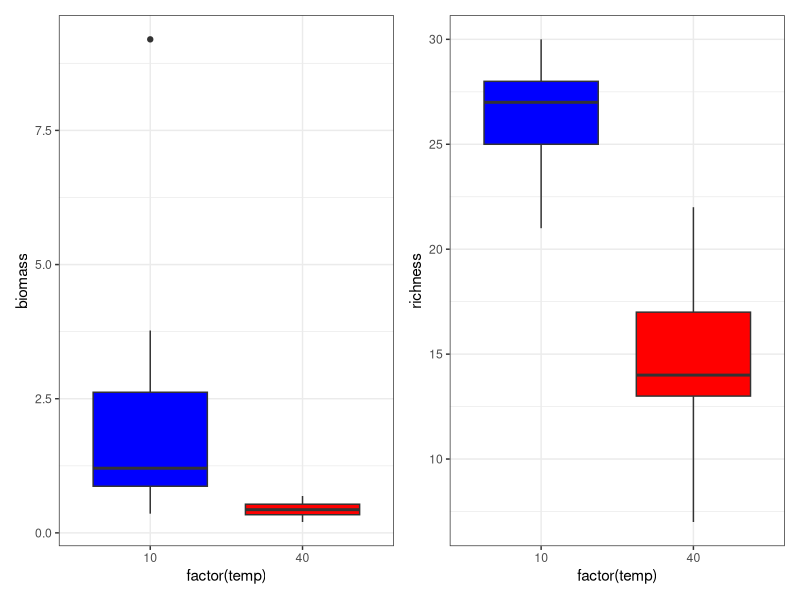
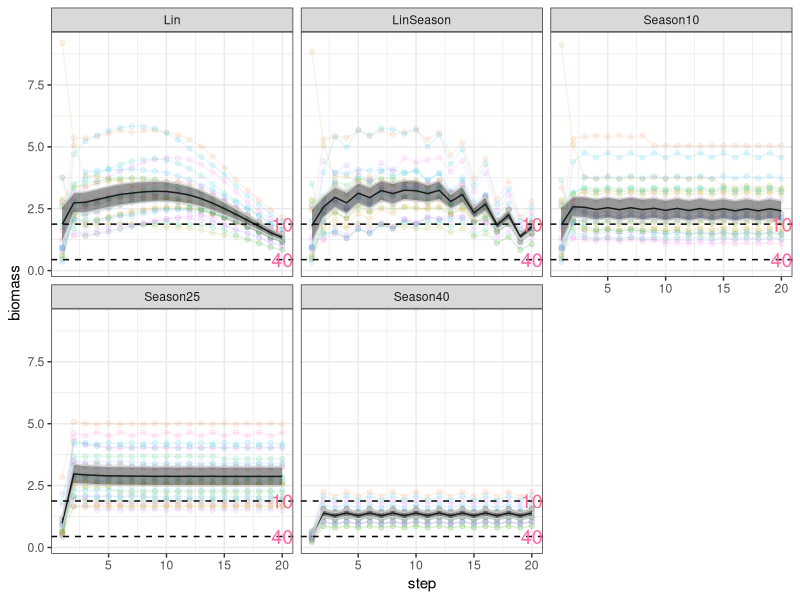
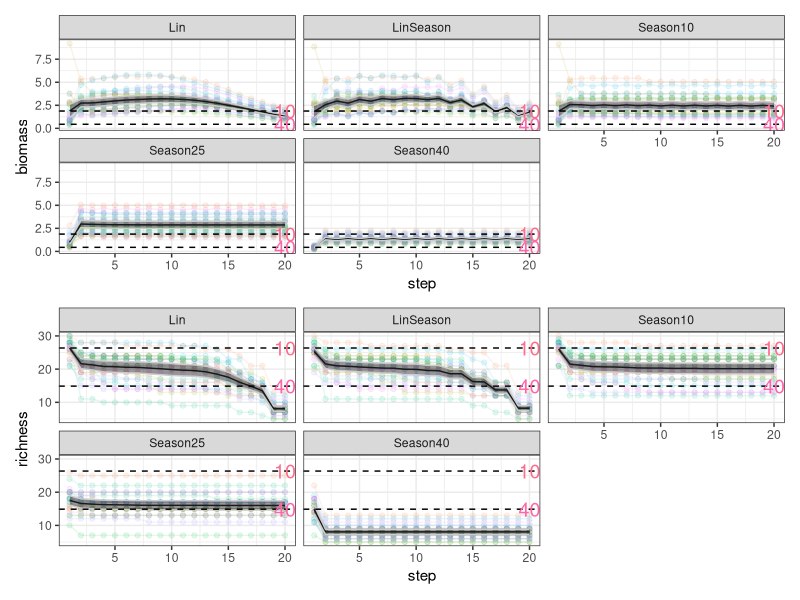
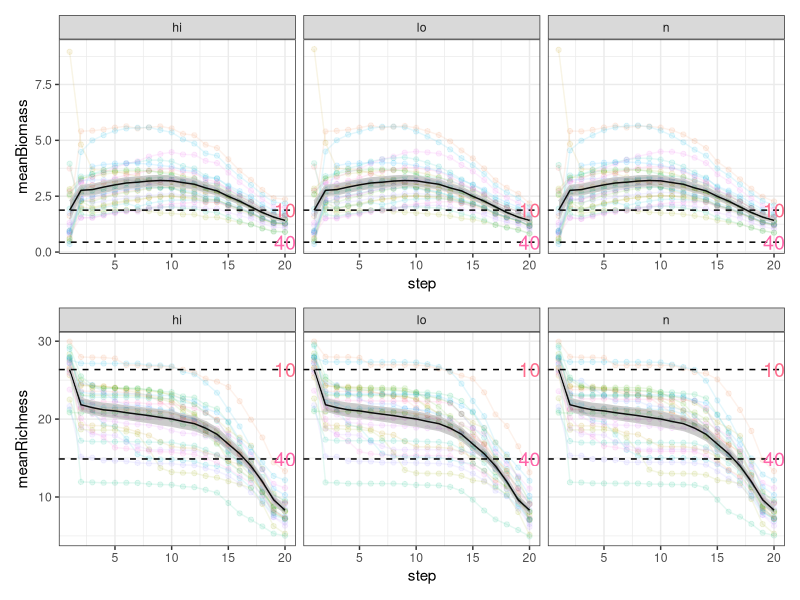
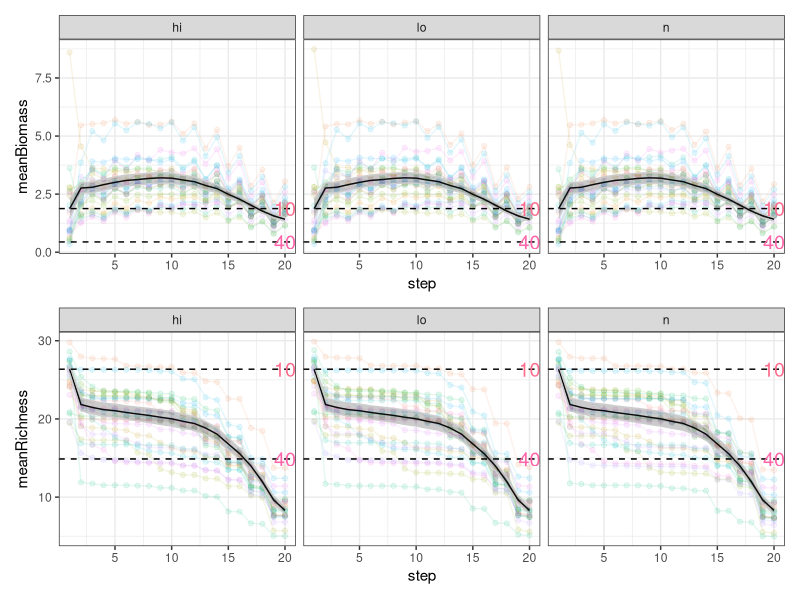
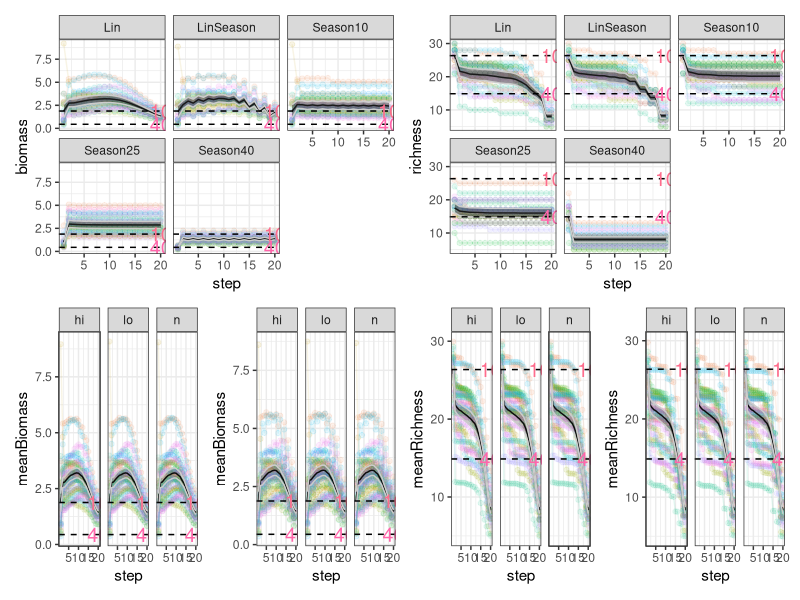

Reproduce these figures in R, in order. (Note: this script raises an error after producing the figures.)
library(tidyverse)
library(patchwork)

# Data Sets ----------------------------------------

## reference 10/40 ----
fix10 <- read_csv("temp10Cons.csv") %>% 
  mutate(fw = factor(fw)) %>%
  mutate(temp = temp - 273.15)
fix40 <- read_csv("temp40Cons.csv") %>% 
  mutate(fw = factor(fw)) %>% 
  mutate(temp = temp - 273.15)

## Lin is linear change ----
Lin <- read_csv("tempLinRun.csv") %>% 
  mutate(fw = factor(fw)) %>% 
  mutate(temp = temp - 273.15)

## Seasonal change at 20, 30, 40 ----

Season10 <- read_csv("tempSeason10.csv") %>% 
  mutate(fw = factor(fw)) %>% 
  mutate(temp = temp - 273.15)

Season25 <- read_csv("tempSeason25.csv") %>% 
  mutate(fw = factor(fw)) %>% 
  mutate(temp = temp - 273.15)

Season40 <- read_csv("tempSeason40.csv") %>% 
  mutate(fw = factor(fw)) %>% 
  mutate(temp = temp - 273.15)

## Season + Linear ----

LinSeason <- read_csv("tempLinSeason.csv") %>% 
  mutate(fw = factor(fw)) %>% 
  mutate(temp = temp - 273.15)

## Lin + Variation ----

LinVar_n <- read_csv("tempLinVar_n.csv") %>% 
  mutate(fw = factor(fw)) %>% 
  mutate(temp = temp - 273.15) %>% 
  # fws = 25; 1000 =  50reps of 20 temps
  mutate(replicate = rep(1:25, each = 1000))

LinVar_lo <- read_csv("tempLinVar_lo.csv") %>% 
  mutate(fw = factor(fw)) %>% 
  mutate(temp = temp - 273.15) %>% 
  # fws = 25; 1000 =  50reps of 20 temps
  mutate(replicate = rep(1:25, each = 1000))

LinVar_hi <- read_csv("tempLinVar_hi.csv") %>% 
  mutate(fw = factor(fw)) %>% 
  mutate(temp = temp - 273.15) %>% 
  # fws = 25; 1000 =  50reps of 20 temps
  mutate(replicate = rep(1:25, each = 1000))

## Lin + Season + Variation ----

LinVarSeason_n <- read_csv("tempLinVarSeason_n.csv") %>% 
  mutate(fw = factor(fw)) %>% 
  mutate(temp = temp - 273.15) %>% 
  # fws = 25; 1000 =  50reps of 20 temps
  mutate(replicate = rep(1:25, each = 1000))

LinVarSeason_lo <- read_csv("tempLinVarSeason_lo.csv") %>% 
  mutate(fw = factor(fw)) %>% 
  mutate(temp = temp - 273.15) %>% 
  # fws = 25; 1000 =  50reps of 20 temps
  mutate(replicate = rep(1:25, each = 1000))

LinVarSeason_hi <- read_csv("tempLinVarSeason_hi.csv") %>% 
  mutate(fw = factor(fw)) %>% 
  mutate(temp = temp - 273.15) %>% 
  # fws = 25; 1000 =  50reps of 20 temps
  mutate(replicate = rep(1:25, each = 1000))


## Combine all without variation ----
# each = 25fws*20times
df_novar <- bind_rows(Lin, Season10, Season25, Season40, LinSeason) %>% 
  mutate(tempSeq = rep(c("Lin",
                         "Season10", "Season25", "Season40",
                         "LinSeason"), 
                       each = 500))

## Combine all with variation

# summarise ------------------------------------------

# note use of step rather than temperature as x-axis
# for linear it is 20 -> 40
# for season it is 21.5 -> 19.5 repeated for 10 cycles

## Reference Temperatures
ref_df <- bind_rows(fix10, fix40) %>% 
  mutate(fixedTemp = rep(c(10,40), each = 25)) # nwebs

## reference data to annotate sequence plots ----
sumRef <- ref_df %>% 
  group_by(temp) %>% 
  summarise(
    meanRich = mean(richness),
    meanBiomass = mean(biomass)
  )

## summarise all with non var to mean from among n networks ----
sum_novar <- df_novar %>% 
  group_by(tempSeq, step) %>% 
  summarise(
    meanRichness = mean(richness),
    seRichness = 1.96*(sd(richness)/sqrt(n())),
    meanBiomass = mean(biomass),
    seBiomass = 1.96*(sd(biomass)/sqrt(n()))
  )

## summarise random var data to have single mean ----
# for each of 25 webs (e.g. over the 50 randoms for each web)
# or per random run (e.g. over the 25 webs)
sum_var_n <- LinVar_n %>% 
  # mean by web across reps to match no-vars
  group_by(fw, step) %>% 
  summarise(meanRichness = mean(richness),
            meanBiomass = mean(biomass))

sum_var_lo <- LinVar_lo %>% 
  # mean by web across reps to match no-vars
  group_by(fw, step) %>% 
  summarise(meanRichness = mean(richness),
            meanBiomass = mean(biomass))

sum_var_hi <- LinVar_hi %>% 
  # mean by web across reps to match no-vars
  group_by(fw, step) %>% 
  summarise(meanRichness = mean(richness),
            meanBiomass = mean(biomass))


sum_allLinVar <- bind_rows(sum_var_n,
                           sum_var_lo,
                           sum_var_hi) %>% 
  tibble() %>% 
  mutate(varType = rep(c("n","lo","hi"), each = 500))

hyperSum_allLinVar <- sum_allLinVar %>% 
  group_by(step) %>% 
  summarise(hypermeanBiomass = mean(meanBiomass),
            hyperseBiomass = 1.96*sd(meanBiomass)/sqrt(n()),
            hypermeanRichness = mean(meanRichness),
            hyperseRichness = 1.96*sd(meanRichness)/sqrt(n()))

## summarise random var+Season data to have single mean among 10 webs per random run ----
sum_varSeason_n <- LinVarSeason_n %>% 
  group_by(fw, step) %>% 
  summarise(meanRichness = mean(richness),
            meanBiomass = mean(biomass))

sum_varSeason_lo <- LinVarSeason_lo %>% 
  group_by(fw, step) %>% 
  summarise(meanRichness = mean(richness),
            meanBiomass = mean(biomass))

sum_varSeason_hi <- LinVarSeason_hi %>% 
  group_by(fw, step) %>% 
  summarise(meanRichness = mean(richness),
            meanBiomass = mean(biomass))


sum_allLinVarSeason <- bind_rows(sum_varSeason_n,
                           sum_varSeason_lo,
                           sum_varSeason_hi) %>% 
  tibble() %>% 
  mutate(varType = rep(c("n","lo","hi"), each = 500))

hyperSum_allLinVarSeason <- sum_allLinVarSeason %>% 
  group_by(step) %>% 
  summarise(hypermeanBiomass = mean(meanBiomass),
            hyperseBiomass = 1.96*sd(meanBiomass)/sqrt(n()),
            hypermeanRichness = mean(meanRichness),
            hyperseRichness = 1.96*sd(meanRichness)/sqrt(n()))




# plots, faceted by tempSeq type. -------------------------------

## reference plot ----
p1 <- ggplot(ref_df, aes(x = factor(temp), y = biomass, fill = factor(temp)))+
  geom_boxplot()+
  scale_fill_manual(values = c("10" = "blue", "40" = "red"))+
  theme_bw()+
  theme(legend.position = "none")

p2 <- ggplot(ref_df, aes(x = factor(temp), y = richness, fill = factor(temp)))+
  geom_boxplot()+
  scale_fill_manual(values = c("10" = "blue", "40" = "red"))+
  theme_bw()+
  theme(legend.position = "none")

p1+p2



# temperature sequence treatment plots ----

p3 <- ggplot(df_novar, aes(x = step, y = biomass, col = fw))+
  geom_point(alpha = 0.1)+
  geom_line(alpha = 0.1)+
  geom_line(data = sum_novar, aes(x = step, y = meanBiomass), col = "black")+
  geom_ribbon(data = sum_novar, aes(x = step, y = meanBiomass,
                               ymax = meanBiomass+seBiomass,
                               ymin = meanBiomass-seBiomass), col = "grey80", alpha = 0.5)+
  # add constant (single temp) means
  # need to adjust just these colours
  geom_hline(data = sumRef, aes(yintercept = meanBiomass), 
             linetype = 'dashed')+
  geom_text(data = sumRef, aes(x = 20, y = meanBiomass, 
                               label = as.character(temp),
                               col = factor(meanBiomass)), size = 5)+
  facet_wrap(~ tempSeq)+
  theme_bw()+
  theme(legend.position = "none")

p3

p4 <- ggplot(df_novar, aes(x = step, y = richness, col = fw))+
  geom_point(alpha = 0.1)+
  geom_line(alpha = 0.1)+
  # add mean + CI ribbon
  geom_line(data = sum_novar, aes(x = step, y = meanRichness), col = "black")+
  geom_ribbon(data = sum_novar, aes(x = step, y = meanRichness,
                               ymax = meanRichness+seRichness,
                               ymin = meanRichness-seRichness), col = "grey80", alpha = 0.5)+
  # add constant (single temp) means
  # need to adjust just these colours
  geom_hline(data = sumRef, aes(yintercept = meanRich), 
             linetype = 'dashed')+
  geom_text(data = sumRef, aes(x = 20, y = meanRich, 
                               label = as.character(temp),
                               col = factor(meanRich)), size = 5)+
  # facet by sequence
  facet_wrap(~ tempSeq)+
  # theming
  theme_bw()+
  theme(legend.position = "none")

#p4+p1

p3/p4

## Temp Seq Plots with stoch, so each line is a unique set of randomness ----

p5 <- ggplot(sum_allLinVar, aes(x = step, y = meanBiomass, colour = factor(fw)))+
  geom_point(alpha = 0.1)+
  geom_line(alpha = 0.1)+
  # add mean + CI ribbon
  geom_line(data = hyperSum_allLinVar, aes(x = step, y = hypermeanBiomass), col = "black")+
  geom_ribbon(data = hyperSum_allLinVar, aes(x = step, y = hypermeanBiomass,
                              ymax = hypermeanBiomass + hyperseBiomass,
                              ymin = hypermeanBiomass - hyperseBiomass), col = "grey80", alpha = 0.25)+
  # add constant (single temp) means
  # need to adjust just these colours
  geom_hline(data = sumRef, aes(yintercept = meanBiomass), linetype = 'dashed')+
  geom_text(data = sumRef, aes(x = 20, y = meanBiomass, 
                               label = as.character(temp),
                               col = factor(meanBiomass)), size = 5)+
  facet_wrap(~varType)+
  theme_bw()+
  theme(legend.position = "none")

p6 <- ggplot(sum_allLinVar, aes(x = step, y = meanRichness, colour = factor(fw)))+
  geom_point(alpha = 0.1)+
  geom_line(alpha = 0.1)+
  # add mean + CI ribbon
  geom_line(data = hyperSum_allLinVar, aes(x = step, y = hypermeanRichness), col = "black")+
  geom_ribbon(data = hyperSum_allLinVar, aes(x = step, y = hypermeanRichness,
                                             ymax = hypermeanRichness+hyperseRichness,
                                             ymin = hypermeanRichness-hyperseRichness), col = "grey80", alpha = 0.25)+
  # add constant (single temp) means
  # need to adjust just these colours
  geom_hline(data = sumRef, aes(yintercept = meanRich), linetype = 'dashed')+
  geom_text(data = sumRef, aes(x = 20, y = meanRich, 
                               label = as.character(temp),
                               col = factor(meanRich)), size = 5)+
  facet_wrap(~varType)+
  theme_bw()+
  theme(legend.position = "none")

p5/p6


## Temp Seq Plots with Season and stoch, so each line is a unique set of randomness ----

p7 <- ggplot(sum_allLinVarSeason, aes(x = step, y = meanBiomass, colour = factor(fw)))+
  geom_point(alpha = 0.1)+
  geom_line(alpha = 0.1)+
  # add mean + CI ribbon
  geom_line(data = hyperSum_allLinVar, aes(x = step, y = hypermeanBiomass), col = "black")+
  geom_ribbon(data = hyperSum_allLinVar, aes(x = step, y = hypermeanBiomass,
                                             ymax = hypermeanBiomass + hyperseBiomass,
                                             ymin = hypermeanBiomass - hyperseBiomass), col = "grey80", alpha = 0.25)+
  # add constant (single temp) means
  # need to adjust just these colours
  geom_hline(data = sumRef, aes(yintercept = meanBiomass), linetype = 'dashed')+
  geom_text(data = sumRef, aes(x = 20, y = meanBiomass, 
                               label = as.character(temp),
                               col = factor(meanBiomass)), size = 5)+
  facet_wrap(~varType)+
  theme_bw()+
  theme(legend.position = "none")

p8 <- ggplot(sum_allLinVarSeason, aes(x = step, y = meanRichness, colour = factor(fw)))+
  geom_point(alpha = 0.1)+
  geom_line(alpha = 0.1)+
  # add mean + CI ribbon
  geom_line(data = hyperSum_allLinVar, aes(x = step, y = hypermeanRichness), col = "black")+
  geom_ribbon(data = hyperSum_allLinVar, aes(x = step, y = hypermeanRichness,
                                             ymax = hypermeanRichness+hyperseRichness,
                                             ymin = hypermeanRichness-hyperseRichness), col = "grey80", alpha = 0.25)+
  # add constant (single temp) means
  # need to adjust just these colours
  geom_hline(data = sumRef, aes(yintercept = meanRich), linetype = 'dashed')+
  geom_text(data = sumRef, aes(x = 20, y = meanRich, 
                               label = as.character(temp),
                               col = factor(meanRich)), size = 5)+
  facet_wrap(~varType)+
  theme_bw()+
  theme(legend.position = "none")

p7/p8

# ALL Plots In ----
(p3|p4)/((p5|p7|p6|p8))

# (p1|p2|p3|p4)/(p5|p7|p6|p8)


# Checking that Temp 20 in sequence == reference 20 mean ----
## TRUE ----
seq20_step1 <- Lin %>% 
  filter(temp == 20) %>%
  summarise(meanRichness = mean(richness),
            meanBiomass = mean(biomass))

seq20_step1
sumT %>% filter(step == 1 & tempSeq == "Lin") %>% 
  select(meanRichness, meanBiomass)
